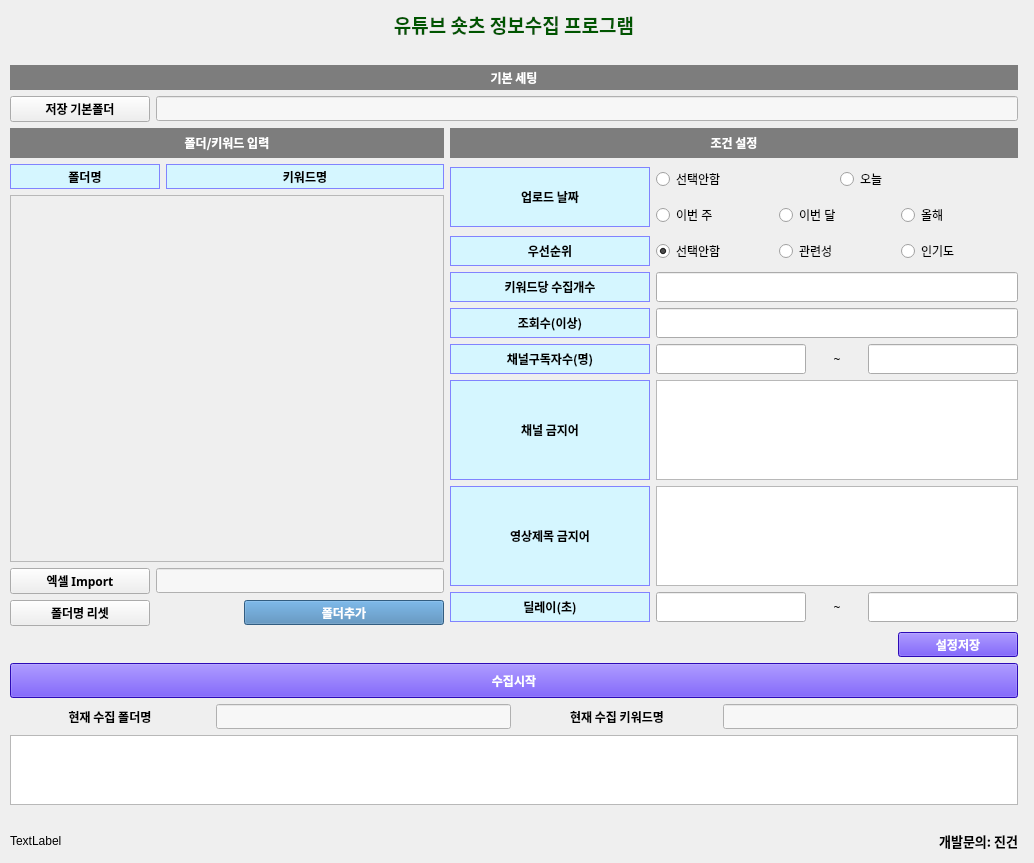
<?xml version="1.0" encoding="UTF-8"?>
<ui version="4.0">
 <class>Form</class>
 <widget class="QWidget" name="Form">
  <property name="geometry">
   <rect>
    <x>0</x>
    <y>0</y>
    <width>1034</width>
    <height>863</height>
   </rect>
  </property>
  <property name="windowTitle">
   <string>Form</string>
  </property>
  <widget class="QWidget" name="verticalLayoutWidget_5">
   <property name="geometry">
    <rect>
     <x>10</x>
     <y>10</y>
     <width>1008</width>
     <height>841</height>
    </rect>
   </property>
   <layout class="QVBoxLayout" name="verticalLayout_5">
    <item>
     <layout class="QVBoxLayout" name="verticalLayout_3">
      <item>
       <layout class="QVBoxLayout" name="verticalLayout_2">
        <item>
         <widget class="QLabel" name="label_13">
          <property name="font">
           <font>
            <family>위메프</family>
            <weight>75</weight>
            <bold>true</bold>
           </font>
          </property>
          <property name="text">
           <string>&lt;html&gt;&lt;head/&gt;&lt;body&gt;&lt;p&gt;&lt;span style=&quot; font-size:14pt; color:#005500;&quot;&gt;유튜브 숏츠 정보수집 프로그램&lt;/span&gt;&lt;/p&gt;&lt;/body&gt;&lt;/html&gt;</string>
          </property>
          <property name="alignment">
           <set>Qt::AlignCenter</set>
          </property>
         </widget>
        </item>
        <item>
         <widget class="QLabel" name="label_2">
          <property name="text">
           <string/>
          </property>
         </widget>
        </item>
        <item>
         <widget class="QLabel" name="label_51">
          <property name="minimumSize">
           <size>
            <width>0</width>
            <height>25</height>
           </size>
          </property>
          <property name="maximumSize">
           <size>
            <width>16777215</width>
            <height>40</height>
           </size>
          </property>
          <property name="font">
           <font>
            <family>맑은 고딕</family>
            <weight>75</weight>
            <bold>true</bold>
           </font>
          </property>
          <property name="styleSheet">
           <string notr="true">background-color:rgb(125, 125, 125);
color:rgb(255, 255, 255)</string>
          </property>
          <property name="text">
           <string>기본 세팅</string>
          </property>
          <property name="alignment">
           <set>Qt::AlignCenter</set>
          </property>
         </widget>
        </item>
       </layout>
      </item>
      <item>
       <layout class="QHBoxLayout" name="horizontalLayout_5"/>
      </item>
      <item>
       <layout class="QHBoxLayout" name="horizontalLayout_19">
        <item>
         <widget class="QPushButton" name="folder_sel_btn">
          <property name="minimumSize">
           <size>
            <width>140</width>
            <height>0</height>
           </size>
          </property>
          <property name="maximumSize">
           <size>
            <width>140</width>
            <height>16777215</height>
           </size>
          </property>
          <property name="font">
           <font>
            <family>맑은 고딕</family>
            <weight>75</weight>
            <bold>true</bold>
           </font>
          </property>
          <property name="text">
           <string>저장 기본폴더</string>
          </property>
         </widget>
        </item>
        <item>
         <widget class="QLineEdit" name="folder_path_btn">
          <property name="minimumSize">
           <size>
            <width>40</width>
            <height>25</height>
           </size>
          </property>
          <property name="maximumSize">
           <size>
            <width>16777215</width>
            <height>25</height>
           </size>
          </property>
          <property name="font">
           <font>
            <family>맑은 고딕</family>
           </font>
          </property>
          <property name="styleSheet">
           <string notr="true">background-color:rgb(247, 247, 247);</string>
          </property>
          <property name="readOnly">
           <bool>true</bool>
          </property>
         </widget>
        </item>
       </layout>
      </item>
      <item>
       <layout class="QHBoxLayout" name="horizontalLayout_6"/>
      </item>
     </layout>
    </item>
    <item>
     <layout class="QHBoxLayout" name="horizontalLayout_15">
      <item>
       <layout class="QVBoxLayout" name="verticalLayout">
        <item>
         <widget class="QLabel" name="label_55">
          <property name="minimumSize">
           <size>
            <width>215</width>
            <height>30</height>
           </size>
          </property>
          <property name="maximumSize">
           <size>
            <width>16777215</width>
            <height>30</height>
           </size>
          </property>
          <property name="font">
           <font>
            <family>맑은 고딕</family>
            <weight>75</weight>
            <bold>true</bold>
           </font>
          </property>
          <property name="styleSheet">
           <string notr="true">background-color:rgb(125, 125, 125);
color:rgb(255, 255, 255)</string>
          </property>
          <property name="text">
           <string>폴더/키워드 입력</string>
          </property>
          <property name="alignment">
           <set>Qt::AlignCenter</set>
          </property>
         </widget>
        </item>
        <item>
         <layout class="QHBoxLayout" name="horizontalLayout_2">
          <item>
           <widget class="QLabel" name="label_69">
            <property name="minimumSize">
             <size>
              <width>150</width>
              <height>25</height>
             </size>
            </property>
            <property name="maximumSize">
             <size>
              <width>150</width>
              <height>25</height>
             </size>
            </property>
            <property name="font">
             <font>
              <family>맑은 고딕</family>
              <weight>75</weight>
              <bold>true</bold>
             </font>
            </property>
            <property name="styleSheet">
             <string notr="true">background-color:rgb(213, 246, 255);
color:rgb(0, 0, 0);
border: 1px solid #8183ff;</string>
            </property>
            <property name="text">
             <string>폴더명</string>
            </property>
            <property name="alignment">
             <set>Qt::AlignCenter</set>
            </property>
           </widget>
          </item>
          <item>
           <widget class="QLabel" name="label_70">
            <property name="minimumSize">
             <size>
              <width>250</width>
              <height>25</height>
             </size>
            </property>
            <property name="maximumSize">
             <size>
              <width>16777215</width>
              <height>25</height>
             </size>
            </property>
            <property name="font">
             <font>
              <family>맑은 고딕</family>
              <weight>75</weight>
              <bold>true</bold>
             </font>
            </property>
            <property name="styleSheet">
             <string notr="true">background-color:rgb(213, 246, 255);
color:rgb(0, 0, 0);
border: 1px solid #8183ff;</string>
            </property>
            <property name="text">
             <string>키워드명</string>
            </property>
            <property name="alignment">
             <set>Qt::AlignCenter</set>
            </property>
           </widget>
          </item>
         </layout>
        </item>
        <item>
         <widget class="QScrollArea" name="scrollArea">
          <property name="minimumSize">
           <size>
            <width>0</width>
            <height>330</height>
           </size>
          </property>
          <property name="widgetResizable">
           <bool>true</bool>
          </property>
          <widget class="QWidget" name="scrollAreaWidgetContents">
           <property name="geometry">
            <rect>
             <x>0</x>
             <y>0</y>
             <width>422</width>
             <height>340</height>
            </rect>
           </property>
          </widget>
         </widget>
        </item>
        <item>
         <layout class="QHBoxLayout" name="horizontalLayout_17">
          <item>
           <widget class="QPushButton" name="exlload_btn">
            <property name="minimumSize">
             <size>
              <width>140</width>
              <height>0</height>
             </size>
            </property>
            <property name="maximumSize">
             <size>
              <width>140</width>
              <height>16777215</height>
             </size>
            </property>
            <property name="font">
             <font>
              <family>맑은 고딕</family>
              <weight>75</weight>
              <bold>true</bold>
             </font>
            </property>
            <property name="text">
             <string>엑셀 Import</string>
            </property>
           </widget>
          </item>
          <item>
           <widget class="QLineEdit" name="exl_path_btn">
            <property name="minimumSize">
             <size>
              <width>40</width>
              <height>25</height>
             </size>
            </property>
            <property name="maximumSize">
             <size>
              <width>16777215</width>
              <height>25</height>
             </size>
            </property>
            <property name="font">
             <font>
              <family>맑은 고딕</family>
             </font>
            </property>
            <property name="styleSheet">
             <string notr="true">background-color:rgb(247, 247, 247);</string>
            </property>
            <property name="readOnly">
             <bool>true</bool>
            </property>
           </widget>
          </item>
         </layout>
        </item>
        <item>
         <layout class="QHBoxLayout" name="horizontalLayout_3">
          <item>
           <widget class="QPushButton" name="folder_reset_btn">
            <property name="minimumSize">
             <size>
              <width>140</width>
              <height>0</height>
             </size>
            </property>
            <property name="maximumSize">
             <size>
              <width>140</width>
              <height>16777215</height>
             </size>
            </property>
            <property name="font">
             <font>
              <family>맑은 고딕</family>
              <weight>75</weight>
              <bold>true</bold>
             </font>
            </property>
            <property name="text">
             <string>폴더명 리셋</string>
            </property>
           </widget>
          </item>
          <item>
           <spacer name="horizontalSpacer">
            <property name="orientation">
             <enum>Qt::Horizontal</enum>
            </property>
            <property name="sizeHint" stdset="0">
             <size>
              <width>40</width>
              <height>20</height>
             </size>
            </property>
           </spacer>
          </item>
          <item>
           <widget class="QPushButton" name="add_btn">
            <property name="minimumSize">
             <size>
              <width>200</width>
              <height>25</height>
             </size>
            </property>
            <property name="maximumSize">
             <size>
              <width>200</width>
              <height>25</height>
             </size>
            </property>
            <property name="font">
             <font>
              <family>맑은 고딕</family>
              <weight>75</weight>
              <bold>true</bold>
             </font>
            </property>
            <property name="styleSheet">
             <string notr="true">background-color :rgb(70,130,180);
color:rgb(255, 255, 255)</string>
            </property>
            <property name="text">
             <string>폴더추가</string>
            </property>
           </widget>
          </item>
         </layout>
        </item>
       </layout>
      </item>
      <item>
       <layout class="QVBoxLayout" name="verticalLayout_4">
        <item>
         <widget class="QLabel" name="label_56">
          <property name="minimumSize">
           <size>
            <width>215</width>
            <height>30</height>
           </size>
          </property>
          <property name="maximumSize">
           <size>
            <width>16777215</width>
            <height>30</height>
           </size>
          </property>
          <property name="font">
           <font>
            <family>맑은 고딕</family>
            <weight>75</weight>
            <bold>true</bold>
           </font>
          </property>
          <property name="styleSheet">
           <string notr="true">background-color:rgb(125, 125, 125);
color:rgb(255, 255, 255)</string>
          </property>
          <property name="text">
           <string>조건 설정</string>
          </property>
          <property name="alignment">
           <set>Qt::AlignCenter</set>
          </property>
         </widget>
        </item>
        <item>
         <layout class="QHBoxLayout" name="horizontalLayout_21">
          <item>
           <widget class="QLabel" name="label_83">
            <property name="minimumSize">
             <size>
              <width>200</width>
              <height>60</height>
             </size>
            </property>
            <property name="maximumSize">
             <size>
              <width>200</width>
              <height>60</height>
             </size>
            </property>
            <property name="font">
             <font>
              <family>맑은 고딕</family>
              <weight>75</weight>
              <bold>true</bold>
             </font>
            </property>
            <property name="styleSheet">
             <string notr="true">background-color:rgb(213, 246, 255);
color:rgb(0, 0, 0);
border: 1px solid #8183ff;</string>
            </property>
            <property name="text">
             <string>업로드 날짜</string>
            </property>
            <property name="alignment">
             <set>Qt::AlignCenter</set>
            </property>
           </widget>
          </item>
          <item>
           <layout class="QVBoxLayout" name="verticalLayout_6">
            <item>
             <layout class="QHBoxLayout" name="horizontalLayout_22">
              <item>
               <widget class="QRadioButton" name="udfilter_btn_1">
                <property name="minimumSize">
                 <size>
                  <width>100</width>
                  <height>30</height>
                 </size>
                </property>
                <property name="maximumSize">
                 <size>
                  <width>16777215</width>
                  <height>30</height>
                 </size>
                </property>
                <property name="cursor">
                 <cursorShape>PointingHandCursor</cursorShape>
                </property>
                <property name="text">
                 <string>선택안함</string>
                </property>
                <property name="autoExclusive">
                 <bool>false</bool>
                </property>
               </widget>
              </item>
              <item>
               <widget class="QRadioButton" name="udfilter_btn_3">
                <property name="minimumSize">
                 <size>
                  <width>100</width>
                  <height>30</height>
                 </size>
                </property>
                <property name="maximumSize">
                 <size>
                  <width>16777215</width>
                  <height>30</height>
                 </size>
                </property>
                <property name="cursor">
                 <cursorShape>PointingHandCursor</cursorShape>
                </property>
                <property name="text">
                 <string>오늘</string>
                </property>
                <property name="autoExclusive">
                 <bool>false</bool>
                </property>
               </widget>
              </item>
             </layout>
            </item>
            <item>
             <layout class="QHBoxLayout" name="horizontalLayout_23">
              <item>
               <widget class="QRadioButton" name="udfilter_btn_4">
                <property name="minimumSize">
                 <size>
                  <width>100</width>
                  <height>30</height>
                 </size>
                </property>
                <property name="maximumSize">
                 <size>
                  <width>16777215</width>
                  <height>30</height>
                 </size>
                </property>
                <property name="cursor">
                 <cursorShape>PointingHandCursor</cursorShape>
                </property>
                <property name="text">
                 <string>이번 주</string>
                </property>
                <property name="autoExclusive">
                 <bool>false</bool>
                </property>
               </widget>
              </item>
              <item>
               <widget class="QRadioButton" name="udfilter_btn_5">
                <property name="minimumSize">
                 <size>
                  <width>100</width>
                  <height>30</height>
                 </size>
                </property>
                <property name="maximumSize">
                 <size>
                  <width>16777215</width>
                  <height>30</height>
                 </size>
                </property>
                <property name="cursor">
                 <cursorShape>PointingHandCursor</cursorShape>
                </property>
                <property name="text">
                 <string>이번 달</string>
                </property>
                <property name="autoExclusive">
                 <bool>false</bool>
                </property>
               </widget>
              </item>
              <item>
               <widget class="QRadioButton" name="udfilter_btn_6">
                <property name="minimumSize">
                 <size>
                  <width>100</width>
                  <height>30</height>
                 </size>
                </property>
                <property name="maximumSize">
                 <size>
                  <width>16777215</width>
                  <height>30</height>
                 </size>
                </property>
                <property name="cursor">
                 <cursorShape>PointingHandCursor</cursorShape>
                </property>
                <property name="text">
                 <string>올해</string>
                </property>
                <property name="autoExclusive">
                 <bool>false</bool>
                </property>
               </widget>
              </item>
             </layout>
            </item>
           </layout>
          </item>
         </layout>
        </item>
        <item>
         <layout class="QHBoxLayout" name="horizontalLayout_priority">
          <item>
           <widget class="QLabel" name="label_priority">
            <property name="minimumSize">
             <size>
              <width>200</width>
              <height>30</height>
             </size>
            </property>
            <property name="maximumSize">
             <size>
              <width>200</width>
              <height>30</height>
             </size>
            </property>
            <property name="font">
             <font>
              <family>맑은 고딕</family>
              <weight>75</weight>
              <bold>true</bold>
             </font>
            </property>
            <property name="styleSheet">
             <string notr="true">background-color:rgb(213, 246, 255);
color:rgb(0, 0, 0);
border: 1px solid #8183ff;</string>
            </property>
            <property name="text">
             <string>우선순위</string>
            </property>
            <property name="alignment">
             <set>Qt::AlignCenter</set>
            </property>
           </widget>
          </item>
          <item>
           <widget class="QRadioButton" name="priority_btn_0">
            <property name="minimumSize">
             <size>
              <width>100</width>
              <height>30</height>
             </size>
            </property>
            <property name="maximumSize">
             <size>
              <width>16777215</width>
              <height>30</height>
             </size>
            </property>
            <property name="cursor">
             <cursorShape>PointingHandCursor</cursorShape>
            </property>
            <property name="text">
             <string>선택안함</string>
            </property>
            <property name="checked">
             <bool>true</bool>
            </property>
           </widget>
          </item>
          <item>
           <widget class="QRadioButton" name="priority_btn_1">
            <property name="minimumSize">
             <size>
              <width>100</width>
              <height>30</height>
             </size>
            </property>
            <property name="maximumSize">
             <size>
              <width>16777215</width>
              <height>30</height>
             </size>
            </property>
            <property name="cursor">
             <cursorShape>PointingHandCursor</cursorShape>
            </property>
            <property name="text">
             <string>관련성</string>
            </property>
           </widget>
          </item>
          <item>
           <widget class="QRadioButton" name="priority_btn_2">
            <property name="minimumSize">
             <size>
              <width>100</width>
              <height>30</height>
             </size>
            </property>
            <property name="maximumSize">
             <size>
              <width>16777215</width>
              <height>30</height>
             </size>
            </property>
            <property name="cursor">
             <cursorShape>PointingHandCursor</cursorShape>
            </property>
            <property name="text">
             <string>인기도</string>
            </property>
           </widget>
          </item>
         </layout>
        </item>
        <item>
         <layout class="QHBoxLayout" name="horizontalLayout">
          <item>
           <widget class="QLabel" name="label_74">
            <property name="minimumSize">
             <size>
              <width>200</width>
              <height>30</height>
             </size>
            </property>
            <property name="maximumSize">
             <size>
              <width>200</width>
              <height>30</height>
             </size>
            </property>
            <property name="font">
             <font>
              <family>맑은 고딕</family>
              <weight>75</weight>
              <bold>true</bold>
             </font>
            </property>
            <property name="styleSheet">
             <string notr="true">background-color:rgb(213, 246, 255);
color:rgb(0, 0, 0);
border: 1px solid #8183ff;</string>
            </property>
            <property name="text">
             <string>키워드당 수집개수</string>
            </property>
            <property name="alignment">
             <set>Qt::AlignCenter</set>
            </property>
           </widget>
          </item>
          <item>
           <widget class="QLineEdit" name="limitcnt_btn">
            <property name="minimumSize">
             <size>
              <width>150</width>
              <height>30</height>
             </size>
            </property>
            <property name="maximumSize">
             <size>
              <width>16777215</width>
              <height>30</height>
             </size>
            </property>
            <property name="font">
             <font>
              <family>맑은 고딕</family>
             </font>
            </property>
            <property name="text">
             <string/>
            </property>
            <property name="alignment">
             <set>Qt::AlignRight|Qt::AlignTrailing|Qt::AlignVCenter</set>
            </property>
           </widget>
          </item>
         </layout>
        </item>
        <item>
         <layout class="QHBoxLayout" name="horizontalLayout_7">
          <item>
           <widget class="QLabel" name="label_75">
            <property name="minimumSize">
             <size>
              <width>200</width>
              <height>30</height>
             </size>
            </property>
            <property name="maximumSize">
             <size>
              <width>200</width>
              <height>30</height>
             </size>
            </property>
            <property name="font">
             <font>
              <family>맑은 고딕</family>
              <weight>75</weight>
              <bold>true</bold>
             </font>
            </property>
            <property name="styleSheet">
             <string notr="true">background-color:rgb(213, 246, 255);
color:rgb(0, 0, 0);
border: 1px solid #8183ff;</string>
            </property>
            <property name="text">
             <string>조회수(이상)</string>
            </property>
            <property name="alignment">
             <set>Qt::AlignCenter</set>
            </property>
           </widget>
          </item>
          <item>
           <widget class="QLineEdit" name="viewcnt_btn">
            <property name="minimumSize">
             <size>
              <width>150</width>
              <height>30</height>
             </size>
            </property>
            <property name="maximumSize">
             <size>
              <width>16777215</width>
              <height>30</height>
             </size>
            </property>
            <property name="font">
             <font>
              <family>맑은 고딕</family>
             </font>
            </property>
            <property name="text">
             <string/>
            </property>
            <property name="alignment">
             <set>Qt::AlignRight|Qt::AlignTrailing|Qt::AlignVCenter</set>
            </property>
           </widget>
          </item>
         </layout>
        </item>
        <item>
         <layout class="QHBoxLayout" name="horizontalLayout_10">
          <item>
           <widget class="QLabel" name="label_78">
            <property name="minimumSize">
             <size>
              <width>200</width>
              <height>30</height>
             </size>
            </property>
            <property name="maximumSize">
             <size>
              <width>200</width>
              <height>30</height>
             </size>
            </property>
            <property name="font">
             <font>
              <family>맑은 고딕</family>
              <weight>75</weight>
              <bold>true</bold>
             </font>
            </property>
            <property name="styleSheet">
             <string notr="true">background-color:rgb(213, 246, 255);
color:rgb(0, 0, 0);
border: 1px solid #8183ff;</string>
            </property>
            <property name="text">
             <string>채널구독자수(명)</string>
            </property>
            <property name="alignment">
             <set>Qt::AlignCenter</set>
            </property>
           </widget>
          </item>
          <item>
           <widget class="QLineEdit" name="member_start_btn">
            <property name="minimumSize">
             <size>
              <width>150</width>
              <height>30</height>
             </size>
            </property>
            <property name="maximumSize">
             <size>
              <width>16777215</width>
              <height>30</height>
             </size>
            </property>
            <property name="font">
             <font>
              <family>맑은 고딕</family>
             </font>
            </property>
            <property name="text">
             <string/>
            </property>
            <property name="alignment">
             <set>Qt::AlignRight|Qt::AlignTrailing|Qt::AlignVCenter</set>
            </property>
           </widget>
          </item>
          <item>
           <widget class="QLabel" name="label_20">
            <property name="minimumSize">
             <size>
              <width>50</width>
              <height>0</height>
             </size>
            </property>
            <property name="maximumSize">
             <size>
              <width>50</width>
              <height>16777215</height>
             </size>
            </property>
            <property name="font">
             <font>
              <family>맑은 고딕</family>
             </font>
            </property>
            <property name="text">
             <string>~</string>
            </property>
            <property name="alignment">
             <set>Qt::AlignCenter</set>
            </property>
           </widget>
          </item>
          <item>
           <widget class="QLineEdit" name="member_end_btn">
            <property name="minimumSize">
             <size>
              <width>150</width>
              <height>30</height>
             </size>
            </property>
            <property name="maximumSize">
             <size>
              <width>16777215</width>
              <height>30</height>
             </size>
            </property>
            <property name="font">
             <font>
              <family>맑은 고딕</family>
             </font>
            </property>
            <property name="text">
             <string/>
            </property>
            <property name="alignment">
             <set>Qt::AlignRight|Qt::AlignTrailing|Qt::AlignVCenter</set>
            </property>
           </widget>
          </item>
         </layout>
        </item>
        <item>
         <layout class="QHBoxLayout" name="horizontalLayout_11">
          <item>
           <widget class="QLabel" name="label_79">
            <property name="minimumSize">
             <size>
              <width>200</width>
              <height>100</height>
             </size>
            </property>
            <property name="maximumSize">
             <size>
              <width>200</width>
              <height>100</height>
             </size>
            </property>
            <property name="font">
             <font>
              <family>맑은 고딕</family>
              <weight>75</weight>
              <bold>true</bold>
             </font>
            </property>
            <property name="styleSheet">
             <string notr="true">background-color:rgb(213, 246, 255);
color:rgb(0, 0, 0);
border: 1px solid #8183ff;</string>
            </property>
            <property name="text">
             <string>채널 금지어</string>
            </property>
            <property name="alignment">
             <set>Qt::AlignCenter</set>
            </property>
           </widget>
          </item>
          <item>
           <widget class="QTextEdit" name="cnname_except_btn">
            <property name="minimumSize">
             <size>
              <width>0</width>
              <height>100</height>
             </size>
            </property>
            <property name="maximumSize">
             <size>
              <width>16777215</width>
              <height>100</height>
             </size>
            </property>
            <property name="font">
             <font>
              <family>맑은 고딕</family>
             </font>
            </property>
           </widget>
          </item>
         </layout>
        </item>
        <item>
         <layout class="QHBoxLayout" name="horizontalLayout_12">
          <item>
           <widget class="QLabel" name="label_80">
            <property name="minimumSize">
             <size>
              <width>200</width>
              <height>100</height>
             </size>
            </property>
            <property name="maximumSize">
             <size>
              <width>200</width>
              <height>100</height>
             </size>
            </property>
            <property name="font">
             <font>
              <family>맑은 고딕</family>
              <weight>75</weight>
              <bold>true</bold>
             </font>
            </property>
            <property name="styleSheet">
             <string notr="true">background-color:rgb(213, 246, 255);
color:rgb(0, 0, 0);
border: 1px solid #8183ff;</string>
            </property>
            <property name="text">
             <string>영상제목 금지어</string>
            </property>
            <property name="alignment">
             <set>Qt::AlignCenter</set>
            </property>
           </widget>
          </item>
          <item>
           <widget class="QTextEdit" name="title_except_btn">
            <property name="minimumSize">
             <size>
              <width>0</width>
              <height>100</height>
             </size>
            </property>
            <property name="maximumSize">
             <size>
              <width>16777215</width>
              <height>100</height>
             </size>
            </property>
            <property name="font">
             <font>
              <family>맑은 고딕</family>
             </font>
            </property>
           </widget>
          </item>
         </layout>
        </item>
        <item>
         <layout class="QHBoxLayout" name="horizontalLayout_13">
          <item>
           <widget class="QLabel" name="label_81">
            <property name="minimumSize">
             <size>
              <width>200</width>
              <height>30</height>
             </size>
            </property>
            <property name="maximumSize">
             <size>
              <width>200</width>
              <height>30</height>
             </size>
            </property>
            <property name="font">
             <font>
              <family>맑은 고딕</family>
              <weight>75</weight>
              <bold>true</bold>
             </font>
            </property>
            <property name="styleSheet">
             <string notr="true">background-color:rgb(213, 246, 255);
color:rgb(0, 0, 0);
border: 1px solid #8183ff;</string>
            </property>
            <property name="text">
             <string>딜레이(초)</string>
            </property>
            <property name="alignment">
             <set>Qt::AlignCenter</set>
            </property>
           </widget>
          </item>
          <item>
           <widget class="QLineEdit" name="delay_start_btn">
            <property name="minimumSize">
             <size>
              <width>150</width>
              <height>30</height>
             </size>
            </property>
            <property name="maximumSize">
             <size>
              <width>16777215</width>
              <height>30</height>
             </size>
            </property>
            <property name="font">
             <font>
              <family>맑은 고딕</family>
             </font>
            </property>
            <property name="text">
             <string/>
            </property>
            <property name="alignment">
             <set>Qt::AlignRight|Qt::AlignTrailing|Qt::AlignVCenter</set>
            </property>
           </widget>
          </item>
          <item>
           <widget class="QLabel" name="label_23">
            <property name="minimumSize">
             <size>
              <width>50</width>
              <height>0</height>
             </size>
            </property>
            <property name="maximumSize">
             <size>
              <width>50</width>
              <height>16777215</height>
             </size>
            </property>
            <property name="font">
             <font>
              <family>맑은 고딕</family>
             </font>
            </property>
            <property name="text">
             <string>~</string>
            </property>
            <property name="alignment">
             <set>Qt::AlignCenter</set>
            </property>
           </widget>
          </item>
          <item>
           <widget class="QLineEdit" name="delay_end_btn">
            <property name="minimumSize">
             <size>
              <width>150</width>
              <height>30</height>
             </size>
            </property>
            <property name="maximumSize">
             <size>
              <width>16777215</width>
              <height>30</height>
             </size>
            </property>
            <property name="font">
             <font>
              <family>맑은 고딕</family>
             </font>
            </property>
            <property name="text">
             <string/>
            </property>
            <property name="alignment">
             <set>Qt::AlignRight|Qt::AlignTrailing|Qt::AlignVCenter</set>
            </property>
           </widget>
          </item>
         </layout>
        </item>
       </layout>
      </item>
     </layout>
    </item>
    <item>
     <layout class="QHBoxLayout" name="horizontalLayout_20">
      <item>
       <spacer name="horizontalSpacer_3">
        <property name="orientation">
         <enum>Qt::Horizontal</enum>
        </property>
        <property name="sizeHint" stdset="0">
         <size>
          <width>40</width>
          <height>20</height>
         </size>
        </property>
       </spacer>
      </item>
      <item>
       <widget class="QPushButton" name="setting_save_btn">
        <property name="minimumSize">
         <size>
          <width>120</width>
          <height>25</height>
         </size>
        </property>
        <property name="maximumSize">
         <size>
          <width>120</width>
          <height>25</height>
         </size>
        </property>
        <property name="font">
         <font>
          <family>맑은 고딕</family>
          <weight>75</weight>
          <bold>true</bold>
         </font>
        </property>
        <property name="cursor">
         <cursorShape>PointingHandCursor</cursorShape>
        </property>
        <property name="styleSheet">
         <string notr="true">background-color:rgb(62, 14, 255);
color:rgb(255, 255, 255)</string>
        </property>
        <property name="text">
         <string>설정저장</string>
        </property>
       </widget>
      </item>
     </layout>
    </item>
    <item>
     <widget class="QPushButton" name="start_btn">
      <property name="minimumSize">
       <size>
        <width>0</width>
        <height>35</height>
       </size>
      </property>
      <property name="maximumSize">
       <size>
        <width>16777215</width>
        <height>35</height>
       </size>
      </property>
      <property name="font">
       <font>
        <family>맑은 고딕</family>
        <weight>75</weight>
        <bold>true</bold>
       </font>
      </property>
      <property name="cursor">
       <cursorShape>PointingHandCursor</cursorShape>
      </property>
      <property name="styleSheet">
       <string notr="true">background-color:rgb(62, 14, 255);
color:rgb(255, 255, 255)</string>
      </property>
      <property name="text">
       <string>수집시작</string>
      </property>
     </widget>
    </item>
    <item>
     <layout class="QHBoxLayout" name="horizontalLayout_18">
      <item>
       <widget class="QLabel" name="label_4">
        <property name="minimumSize">
         <size>
          <width>200</width>
          <height>0</height>
         </size>
        </property>
        <property name="font">
         <font>
          <family>맑은 고딕</family>
          <weight>75</weight>
          <bold>true</bold>
         </font>
        </property>
        <property name="text">
         <string>현재 수집 폴더명</string>
        </property>
        <property name="alignment">
         <set>Qt::AlignCenter</set>
        </property>
       </widget>
      </item>
      <item>
       <widget class="QLineEdit" name="searchfolder_btn">
        <property name="minimumSize">
         <size>
          <width>0</width>
          <height>25</height>
         </size>
        </property>
        <property name="maximumSize">
         <size>
          <width>16777215</width>
          <height>25</height>
         </size>
        </property>
        <property name="font">
         <font>
          <family>맑은 고딕</family>
         </font>
        </property>
        <property name="styleSheet">
         <string notr="true">background-color:rgb(247, 247, 247);</string>
        </property>
        <property name="readOnly">
         <bool>true</bool>
        </property>
       </widget>
      </item>
      <item>
       <widget class="QLabel" name="label_3">
        <property name="minimumSize">
         <size>
          <width>200</width>
          <height>0</height>
         </size>
        </property>
        <property name="font">
         <font>
          <family>맑은 고딕</family>
          <weight>75</weight>
          <bold>true</bold>
         </font>
        </property>
        <property name="text">
         <string>현재 수집 키워드명</string>
        </property>
        <property name="alignment">
         <set>Qt::AlignCenter</set>
        </property>
       </widget>
      </item>
      <item>
       <widget class="QLineEdit" name="searchkwd_btn">
        <property name="minimumSize">
         <size>
          <width>0</width>
          <height>25</height>
         </size>
        </property>
        <property name="maximumSize">
         <size>
          <width>16777215</width>
          <height>25</height>
         </size>
        </property>
        <property name="font">
         <font>
          <family>맑은 고딕</family>
         </font>
        </property>
        <property name="styleSheet">
         <string notr="true">background-color:rgb(247, 247, 247);</string>
        </property>
        <property name="readOnly">
         <bool>true</bool>
        </property>
       </widget>
      </item>
     </layout>
    </item>
    <item>
     <widget class="QPlainTextEdit" name="textEdit_item">
      <property name="minimumSize">
       <size>
        <width>0</width>
        <height>70</height>
       </size>
      </property>
      <property name="maximumSize">
       <size>
        <width>16777215</width>
        <height>70</height>
       </size>
      </property>
      <property name="font">
       <font>
        <family>맑은 고딕</family>
       </font>
      </property>
      <property name="readOnly">
       <bool>true</bool>
      </property>
      <property name="plainText">
       <string/>
      </property>
     </widget>
    </item>
    <item>
     <widget class="QLabel" name="label">
      <property name="text">
       <string/>
      </property>
     </widget>
    </item>
    <item>
     <layout class="QHBoxLayout" name="horizontalLayout_16">
      <item>
       <widget class="QLabel" name="yj_image_btn">
        <property name="text">
         <string>TextLabel</string>
        </property>
       </widget>
      </item>
      <item>
       <widget class="QLabel" name="label_11">
        <property name="font">
         <font>
          <family>위메프</family>
          <pointsize>11</pointsize>
          <weight>75</weight>
          <bold>true</bold>
         </font>
        </property>
        <property name="text">
         <string>&lt;html&gt;&lt;head/&gt;&lt;body&gt;&lt;p&gt;&lt;span style=&quot; font-size:10pt;&quot;&gt;개발문의: 진건&lt;/span&gt;&lt;/p&gt;&lt;/body&gt;&lt;/html&gt;</string>
        </property>
        <property name="alignment">
         <set>Qt::AlignRight|Qt::AlignTrailing|Qt::AlignVCenter</set>
        </property>
       </widget>
      </item>
     </layout>
    </item>
   </layout>
  </widget>
 </widget>
 <tabstops>
  <tabstop>limitcnt_btn</tabstop>
  <tabstop>viewcnt_btn</tabstop>
  <tabstop>member_start_btn</tabstop>
  <tabstop>member_end_btn</tabstop>
  <tabstop>cnname_except_btn</tabstop>
  <tabstop>title_except_btn</tabstop>
  <tabstop>delay_start_btn</tabstop>
  <tabstop>delay_end_btn</tabstop>
  <tabstop>scrollArea</tabstop>
  <tabstop>add_btn</tabstop>
  <tabstop>start_btn</tabstop>
  <tabstop>textEdit_item</tabstop>
 </tabstops>
 <resources/>
 <connections/>
</ui>
